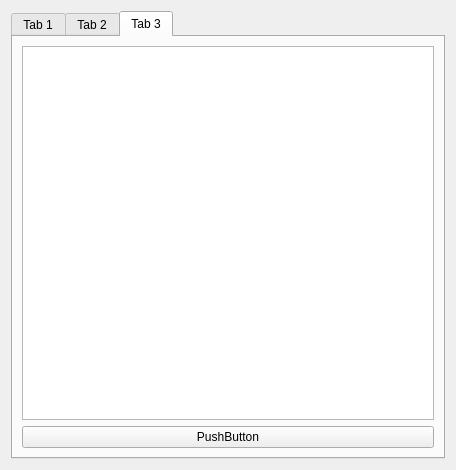
<?xml version="1.0" encoding="UTF-8"?>
<ui version="4.0">
 <class>Widget</class>
 <widget class="QWidget" name="Widget">
  <property name="geometry">
   <rect>
    <x>0</x>
    <y>0</y>
    <width>456</width>
    <height>470</height>
   </rect>
  </property>
  <property name="windowTitle">
   <string>Widget</string>
  </property>
  <layout class="QHBoxLayout" name="horizontalLayout_2">
   <item>
    <widget class="QTabWidget" name="tabWidget">
     <property name="currentIndex">
      <number>2</number>
     </property>
     <widget class="QWidget" name="tab">
      <attribute name="title">
       <string>Tab 1</string>
      </attribute>
      <layout class="QVBoxLayout" name="verticalLayout_3">
       <item>
        <layout class="QHBoxLayout" name="horizontalLayout">
         <item>
          <widget class="QGroupBox" name="groupBox">
           <property name="title">
            <string>GroupBox</string>
           </property>
           <layout class="QVBoxLayout" name="verticalLayout">
            <item>
             <widget class="QRadioButton" name="radioButton">
              <property name="text">
               <string>RadioButton</string>
              </property>
             </widget>
            </item>
            <item>
             <widget class="QRadioButton" name="radioButton_2">
              <property name="text">
               <string>RadioButton</string>
              </property>
             </widget>
            </item>
            <item>
             <widget class="QRadioButton" name="radioButton_3">
              <property name="text">
               <string>RadioButton</string>
              </property>
             </widget>
            </item>
            <item>
             <widget class="QRadioButton" name="radioButton_4">
              <property name="text">
               <string>RadioButton</string>
              </property>
             </widget>
            </item>
           </layout>
          </widget>
         </item>
         <item>
          <widget class="QPushButton" name="pushButton">
           <property name="sizePolicy">
            <sizepolicy hsizetype="Minimum" vsizetype="Expanding">
             <horstretch>0</horstretch>
             <verstretch>0</verstretch>
            </sizepolicy>
           </property>
           <property name="text">
            <string>Tab1Button</string>
           </property>
          </widget>
         </item>
        </layout>
       </item>
       <item>
        <spacer name="verticalSpacer">
         <property name="orientation">
          <enum>Qt::Vertical</enum>
         </property>
         <property name="sizeHint" stdset="0">
          <size>
           <width>20</width>
           <height>196</height>
          </size>
         </property>
        </spacer>
       </item>
      </layout>
     </widget>
     <widget class="QWidget" name="tab_2">
      <attribute name="title">
       <string>Tab 2</string>
      </attribute>
      <layout class="QVBoxLayout" name="verticalLayout_4">
       <item>
        <widget class="QPushButton" name="pushButton_2">
         <property name="text">
          <string>TAB 2</string>
         </property>
        </widget>
       </item>
       <item>
        <widget class="QPushButton" name="pushButton_3">
         <property name="text">
          <string>PushButton</string>
         </property>
        </widget>
       </item>
       <item>
        <widget class="QPushButton" name="pushButton_4">
         <property name="text">
          <string>PushButton</string>
         </property>
        </widget>
       </item>
       <item>
        <spacer name="verticalSpacer_2">
         <property name="orientation">
          <enum>Qt::Vertical</enum>
         </property>
         <property name="sizeHint" stdset="0">
          <size>
           <width>20</width>
           <height>312</height>
          </size>
         </property>
        </spacer>
       </item>
      </layout>
     </widget>
     <widget class="QWidget" name="tab_3">
      <attribute name="title">
       <string>Tab 3</string>
      </attribute>
      <layout class="QVBoxLayout" name="verticalLayout_5">
       <item>
        <widget class="QListWidget" name="listWidget"/>
       </item>
       <item>
        <widget class="QPushButton" name="pushButton_5">
         <property name="text">
          <string>PushButton</string>
         </property>
        </widget>
       </item>
      </layout>
     </widget>
    </widget>
   </item>
  </layout>
 </widget>
 <resources/>
 <connections/>
</ui>
